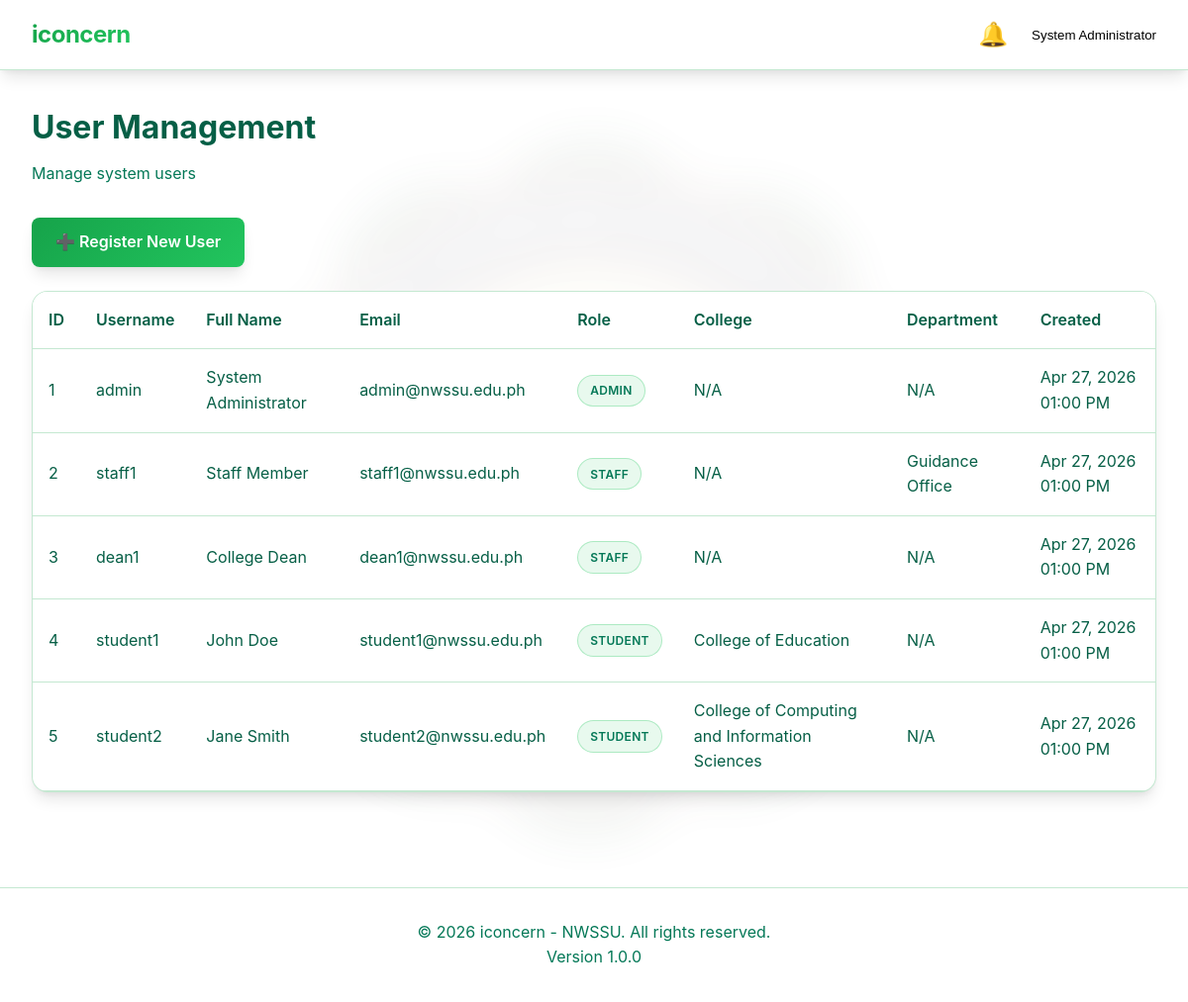
Screenshot of /iconcern/admin/users.php (signed in) with the database file from the repository.
### tables this page shows
CREATE TABLE IF NOT EXISTS users (
    user_id INT AUTO_INCREMENT PRIMARY KEY,
    username VARCHAR(50) UNIQUE NOT NULL,
    password VARCHAR(255) NOT NULL,
    full_name VARCHAR(100) NOT NULL,
    email VARCHAR(100) UNIQUE NOT NULL,
    role ENUM('student', 'staff', 'admin') DEFAULT 'student',
    college_id INT NULL,
    department_id INT NULL,
    created_at DATETIME DEFAULT CURRENT_TIMESTAMP,
    FOREIGN KEY (college_id) REFERENCES colleges(college_id) ON DELETE SET NULL,
    FOREIGN KEY (department_id) REFERENCES departments(department_id) ON DELETE SET NULL,
    INDEX idx_role (role),
    INDEX idx_college (college_id)
);

CREATE TABLE IF NOT EXISTS departments (
    department_id INT AUTO_INCREMENT PRIMARY KEY,
    department_name VARCHAR(100) NOT NULL,
    description TEXT,
    created_at DATETIME DEFAULT CURRENT_TIMESTAMP
);

CREATE TABLE IF NOT EXISTS colleges (
    college_id INT AUTO_INCREMENT PRIMARY KEY,
    college_code VARCHAR(10) UNIQUE NOT NULL,
    college_name VARCHAR(100) NOT NULL,
    created_at DATETIME DEFAULT CURRENT_TIMESTAMP
);

### iconcern/config/database.php (called while the page is built, shortened)
<?php
class Database {
    private static $instance = null;
    private $conn;
    private function connect() {
        $hosts = array_values(array_unique([DB_HOST, '127.0.0.1', 'localhost']));
        $options = [
            PDO::ATTR_ERRMODE => PDO::ERRMODE_EXCEPTION,
            PDO::ATTR_DEFAULT_FETCH_MODE => PDO::FETCH_ASSOC,
            PDO::ATTR_EMULATE_PREPARES => false,
        ];
        foreach ($hosts as $host) {
            try {
                $dsn = "mysql:host=" . $host . ";port=" . DB_PORT . ";dbname=" . DB_NAME . ";charset=" . DB_CHARSET;
                $this->conn = new PDO($dsn, DB_USER, DB_PASS, $options);
                return;
            } catch (PDOException $e) {
                $lastError = $e;
            }
        }
    }
    public static function getInstance() {
        if (self::$instance === null) {
            self::$instance = new self();
        }
        return self::$instance;
    }
    public function getConnection() {
        try {
            $this->conn->query('SELECT 1');
        } catch (PDOException $e) {
            if ($this->shouldReconnect($e)) {
                $this->connect();
            } else {
                throw $e;
            }
        }
        return $this->conn;
    }
}
function getDB() {
    return Database::getInstance()->getConnection();
}

### iconcern/includes/auth.php (called while the page is built, shortened)
<?php
require_once __DIR__ . '/../config/config.php';
class Auth {
    private $db;
    public function __construct() {
        $this->db = getDB();
    }
    public function getCurrentUser() {
        $stmt = $this->db->prepare("SELECT u.*, c.college_name, d.department_name
                                     FROM users u
                                     LEFT JOIN colleges c ON u.college_id = c.college_id
                                     LEFT JOIN departments d ON u.department_id = d.department_id
                                     WHERE u.user_id = ?");
        $stmt->execute([$_SESSION['user_id']]);
        return $stmt->fetch();
    }
}

### iconcern/config/config.php (called while the page is built, shortened)
<?php
require_once __DIR__ . '/database.php';
function isLoggedIn() {
    return isset($_SESSION['user_id']);
}
function formatDate($date) {
    return date('M d, Y h:i A', strtotime($date));
}

### iconcern/admin/users.php (the view, shortened to what this page needs)
<?php
require_once '../config/config.php';
require_once '../includes/auth.php';
$auth = new Auth();
$user = $auth->getCurrentUser();
$db = getDB();
$sql = "SELECT u.*, c.college_name, d.department_name
        FROM users u
        LEFT JOIN colleges c ON u.college_id = c.college_id
        LEFT JOIN departments d ON u.department_id = d.department_id";
$sql .= " ORDER BY u.created_at DESC";
$stmt = $db->query($sql);
$users = $stmt->fetchAll();
?>
<!DOCTYPE html>
<html lang="en">
<head>
    <link rel="stylesheet" href="../assets/css/style.css">
</head>
<body class="dashboard-page">
    <?php include '../includes/header.php'; ?>
    <div class="container">
        <div class="page-header">
            <h1>User Management<?php echo $user['college_name'] ? ' - ' . htmlspecialchars($user['college_name']) : ''; ?></h1>
            <p><?php echo $user['college_name'] ? 'Manage users for ' . htmlspecialchars($user['college_name']) : 'Manage system users'; ?></p>
        </div>
        <div class="action-buttons" style="margin-bottom: 1.5rem;">
            <a href="register_user.php" class="btn btn-primary">➕ Register New User</a>
        </div>
        <div class="table-container">
            <table>
                <thead>
                    <tr>
                        <th>ID</th>
                        <th>Username</th>
                        <th>Full Name</th>
                        <th>Email</th>
                        <th>Role</th>
                        <th>College</th>
                        <th>Department</th>
                        <th>Created</th>
                    </tr>
                </thead>
                <tbody>
                    <?php if (empty($users)): ?>
                        <tr>
                            <td colspan="8" style="text-align: center; padding: 2rem; color: var(--text-secondary);">
                                No users found
                            </td>
                        </tr>
                    <?php else: ?>
                        <?php foreach ($users as $u): ?>
                            <tr>
                                <td><?php echo $u['user_id']; ?></td>
                                <td><?php echo htmlspecialchars($u['username']); ?></td>
                                <td><?php echo htmlspecialchars($u['full_name']); ?></td>
                                <td><?php echo htmlspecialchars($u['email']); ?></td>
                                <td>
                                    <span class="badge badge-info"><?php echo ucfirst($u['role']); ?></span>
                                </td>
                                <td><?php echo htmlspecialchars($u['college_name'] ?? 'N/A'); ?></td>
                                <td><?php echo htmlspecialchars($u['department_name'] ?? 'N/A'); ?></td>
                                <td><?php echo formatDate($u['created_at']); ?></td>
                            </tr>
                        <?php endforeach; ?>
                    <?php endif; ?>
                </tbody>
            </table>
        </div>
    </div>
    <?php include '../includes/footer.php'; ?>
</body>
</html>

### iconcern/includes/header.php (shortened to what this page needs)
<?php
$nav_base = '';
if (strpos($_SERVER['PHP_SELF'], '/admin/') !== false) {
    $nav_base = '../';
} elseif (strpos($_SERVER['PHP_SELF'], '/student/') !== false) {
    $nav_base = '../';
    $is_student_area = true;
}
?>
<header class="main-header">
    <div class="header-content">
        <div class="logo">
            <a href="<?php echo $nav_base; ?>index.php" style="text-decoration: none; color: var(--primary-color);">
                <h2><?php echo APP_NAME; ?></h2>
            </a>
        </div>
        <div class="header-actions">
            <a href="<?php echo $nav_base; ?>notifications.php" class="notification-icon">
                🔔
            </a>
            <div class="user-menu">
                <button type="button" class="user-name dropdown-toggle" aria-haspopup="menu" aria-expanded="false">
                    <?php echo htmlspecialchars($user['full_name']); ?>
                </button>
            </div>
        </div>
    </div>
</header>

### rows the page displays
users: full_name "System Administrator", user_id "1", username "admin", email "admin@nwssu.edu.ph", role "ADMIN", college_name "N/A", department_name "N/A", created_at "Apr 27, 2026 01:00 PM"
users: user_id "2", username "staff1", full_name "Staff Member", email "staff1@nwssu.edu.ph", role "STAFF", college_name "N/A", department.department_name "Guidance Office", created_at "Apr 27, 2026 01:00 PM"
users: user_id "3", username "dean1", full_name "College Dean", email "dean1@nwssu.edu.ph", role "STAFF", college_name "N/A", department_name "N/A", created_at "Apr 27, 2026 01:00 PM"
users: user_id "4", username "student1", full_name "John Doe", email "student1@nwssu.edu.ph", role "STUDENT", college.college_name "College of Education", department_name "N/A", created_at "Apr 27, 2026 01:00 PM"
users: user_id "5", username "student2", full_name "Jane Smith", email "student2@nwssu.edu.ph", role "STUDENT", college.college_name "College of Computing and Information Sciences", department_name "N/A", created_at "Apr 27, 2026 01:00 PM"

### other values shown
APP_NAME "iconcern"
APP_VERSION "1.0.0"
